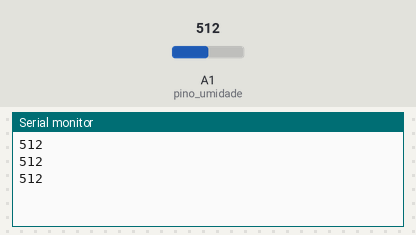
Simulated run of this sketch. Board: Arduino Uno, built with avr-gcc and run on an emulated ATmega328P. On the bench: the last lines printed to the serial monitor. The inputs (shaded band) are chosen by the test bench; at power-on: A1 (pino_umidade) = 512.

Above: at 1.3 s.
1.4 s: A1 (pino_umidade) set to 716
At 1.9 s:
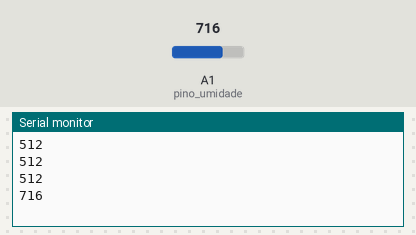
2.9 s: A1 (pino_umidade) set to 900
At 3.4 s:
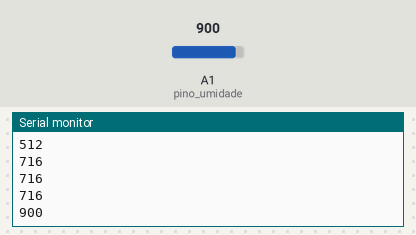
Timing chart, 0 to 5.9 s (numbered marks = the images above; inputs shaded):
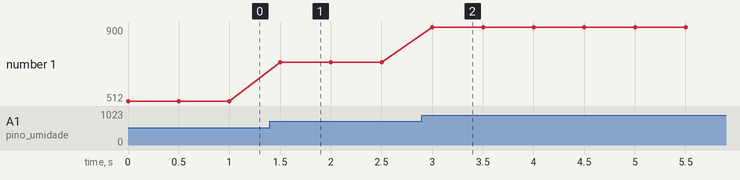

The sketch:

teste_umidade.ino
```cpp
const int pino_umidade = A1;
int umidade = 0;

void setup() {
  // put your setup code here, to run once:
  pinMode(pino_umidade, INPUT);
  Serial.begin(9600);

}

void loop() {

  umidade = analogRead(pino_umidade);
  Serial.println(umidade);
  delay(500);
  // put your main code here, to run repeatedly:

}
```

Measured:
- after the input at 1.4 s, the serial monitor: prints a new line after 0.10 s (image 1)
- after the input at 2.9 s, the serial monitor: prints a new line after 0.10 s (image 2)
- plotted number 1: 512 → 716 after the input at 1.4 s, 716 → 900 after the input at 2.9 s
